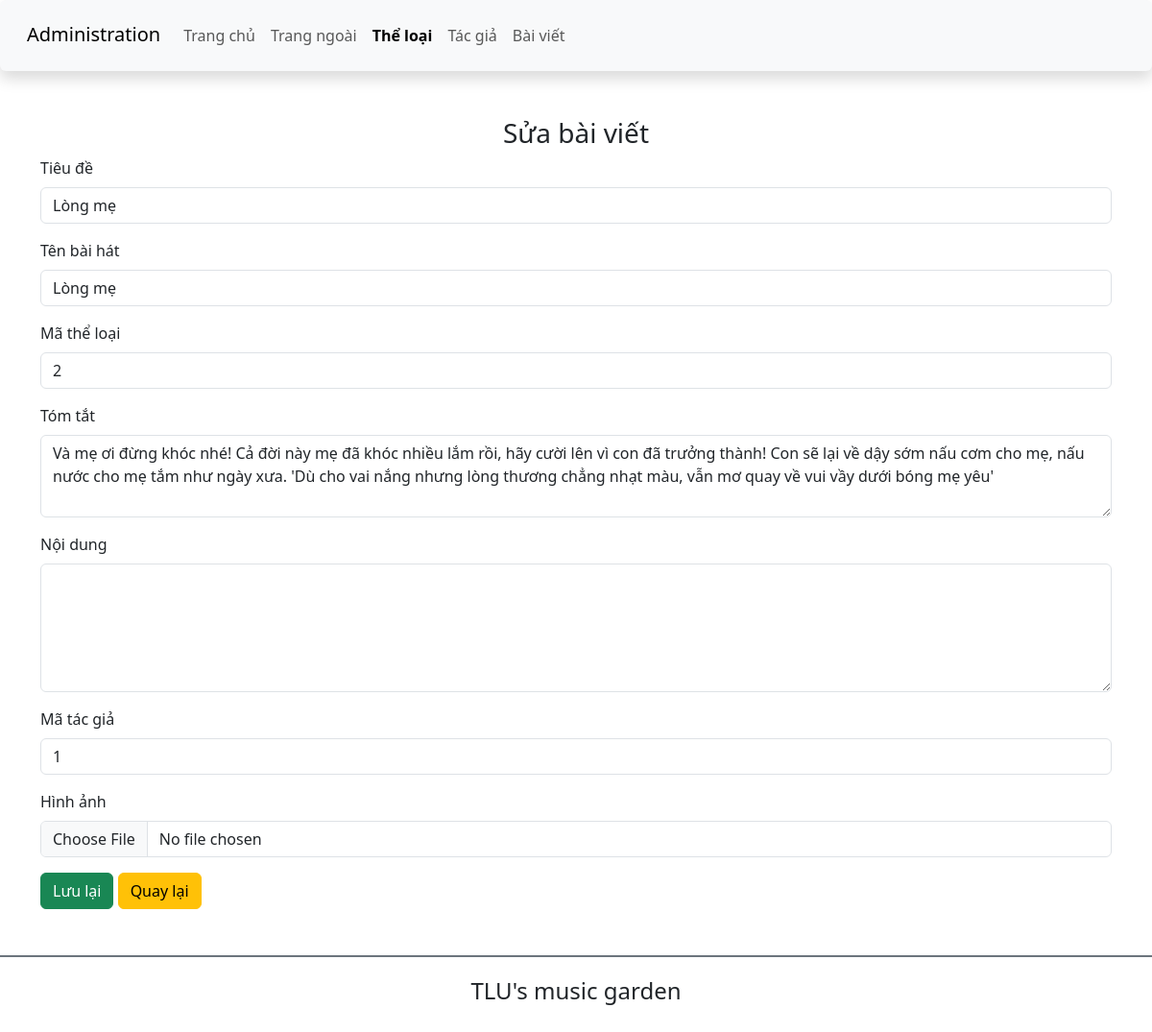
The page /admin/edit_article.php?id=1 on the database its author committed.
### tables this page shows
CREATE TABLE baiviet (
    ma_bviet INT PRIMARY KEY,
    tieude VARCHAR(200) NOT NULL,
    ten_bhat VARCHAR(100) NOT NULL,
    ma_tloai INT NOT NULL,
    tomtat TEXT NOT NULL,
    noidung TEXT,
    ma_tgia INT NOT NULL,
    ngayviet DATETIME DEFAULT CURRENT_TIMESTAMP,
    hinhanh VARCHAR(200),
    CONSTRAINT fk_theloai FOREIGN KEY (ma_tloai) REFERENCES theloai(ma_tloai),
    CONSTRAINT fk_tacgia FOREIGN KEY (ma_tgia) REFERENCES tacgia(ma_tgia)
);

### admin/edit_article.php (the view, shortened to what this page needs)
<?php
$conn = new mysqli('localhost', 'root', '', 'BTTH01_CSE485');
if (isset($_GET['id'])) {
    $id = (int)$_GET['id'];
    $result = $conn->query("SELECT * FROM baiviet WHERE ma_bviet = $id");
    $article = $result->fetch_assoc();
}
?>
<!DOCTYPE html>
<html lang="en">
<head>
    <link href="https://cdn.jsdelivr.net/npm/bootstrap@5.3.0-alpha1/dist/css/bootstrap.min.css" rel="stylesheet">
</head>
<body>
<header>
        <nav class="navbar navbar-expand-lg bg-body-tertiary shadow p-3 bg-white rounded">
            <div class="container-fluid">
                <div class="h3">
                    <a class="navbar-brand" href="#">Administration</a>
                </div>
                <div class="collapse navbar-collapse" id="navbarSupportedContent">
                <ul class="navbar-nav me-auto mb-2 mb-lg-0">
                    <li class="nav-item">
                        <a class="nav-link" aria-current="page" href="./">Trang chủ</a>
                    </li>
                    <li class="nav-item">
                        <a class="nav-link" href="../index.php">Trang ngoài</a>
                    </li>
                    <li class="nav-item">
                        <a class="nav-link active fw-bold" href="category.php">Thể loại</a>
                    </li>
                    <li class="nav-item">
                        <a class="nav-link" href="author.php">Tác giả</a>
                    </li>
                    <li class="nav-item">
                        <a class="nav-link" href="article.php">Bài viết</a>
                    </li>
                </ul>
                </div>
            </div>
        </nav>
    </header>
    <main class="container mt-5 mb-5">
        <h3 class="text-center">Sửa bài viết</h3>
        <form action="" method="post">
            <div class="mb-3">
                <label for="tieude" class="form-label">Tiêu đề</label>
                <input type="text" class="form-control" name="tieude" value="<?php echo $article['tieude']; ?>" required>
            </div>
            <div class="mb-3">
                <label for="ten_bhat" class="form-label">Tên bài hát</label>
                <input type="text" class="form-control" name="ten_bhat" value="<?php echo $article['ten_bhat']; ?>" required>
            </div>
            <div class="mb-3">
                <label for="ma_tloai" class="form-label">Mã thể loại</label>
                <input type="number" class="form-control" name="ma_tloai" value="<?php echo $article['ma_tloai']; ?>" required>
            </div>
            <div class="mb-3">
                <label for="tomtat" class="form-label">Tóm tắt</label>
                <textarea class="form-control" name="tomtat" rows="3" required><?php echo $article['tomtat']; ?></textarea>
            </div>
            <div class="mb-3">
                <label for="noidung" class="form-label">Nội dung</label>
                <textarea class="form-control" name="noidung" rows="5"><?php echo $article['noidung']; ?></textarea>
            </div>
            <div class="mb-3">
                <label for="ma_tgia" class="form-label">Mã tác giả</label>
                <input type="number" class="form-control" name="ma_tgia" value="<?php echo $article['ma_tgia']; ?>" required>
            </div>
            <div class="mb-3">
                <label for="hinhanh" class="form-label">Hình ảnh</label>
                <input type="file" class="form-control" name="hinhanh" value="<?php echo $article['hinhanh']; ?>">
            </div>
            <button type="submit" class="btn btn-success">Lưu lại</button>
            <a href="article.php" class="btn btn-warning">Quay lại</a>
        </form>
    </main>
    <footer class="bg-white d-flex justify-content-center align-items-center border-top border-secondary border-2" style="height:80px">
        <h4 class="text-center">TLU's music garden</h4>
    </footer>
</body>
</html>

### rows shown on the page
baiviet: tieude "Lòng mẹ", ten_bhat "Lòng mẹ", ma_tloai "2", tomtat "Và mẹ ơi đừng khóc nhé! Cả đời này mẹ đã khóc nhiều lắm rồi, hãy cười lên vì con đã trưởng thành! Con sẽ lại về dậy sớm nấu cơm cho mẹ, nấu nước cho mẹ tắm như ngày xưa. 'Dù cho vai nắng nhưng lòng thương chẳng nhạt màu, vẫn mơ quay về vui vầy dưới bóng mẹ yêu'", ma_tgia "1"
